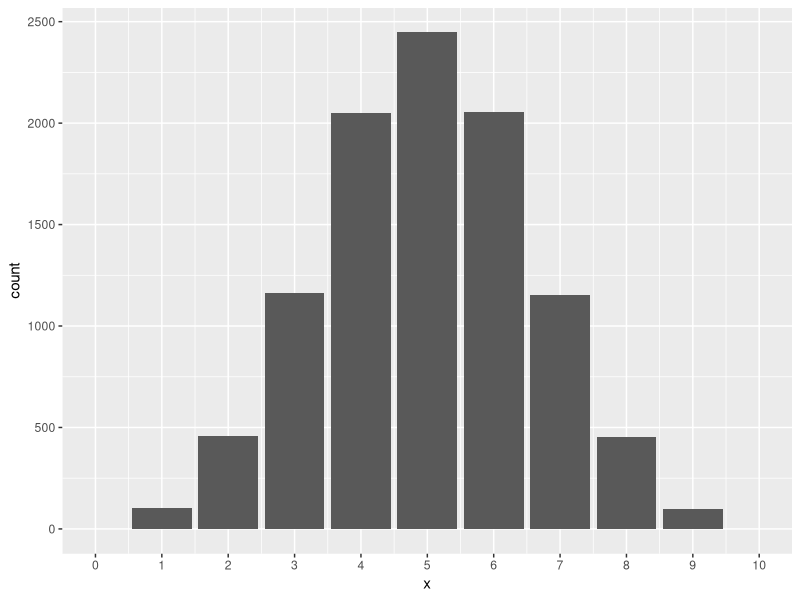
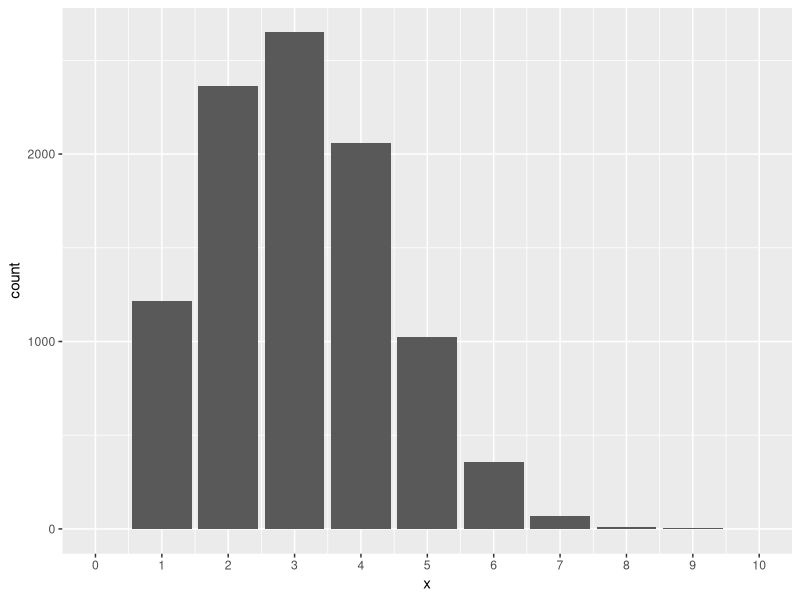
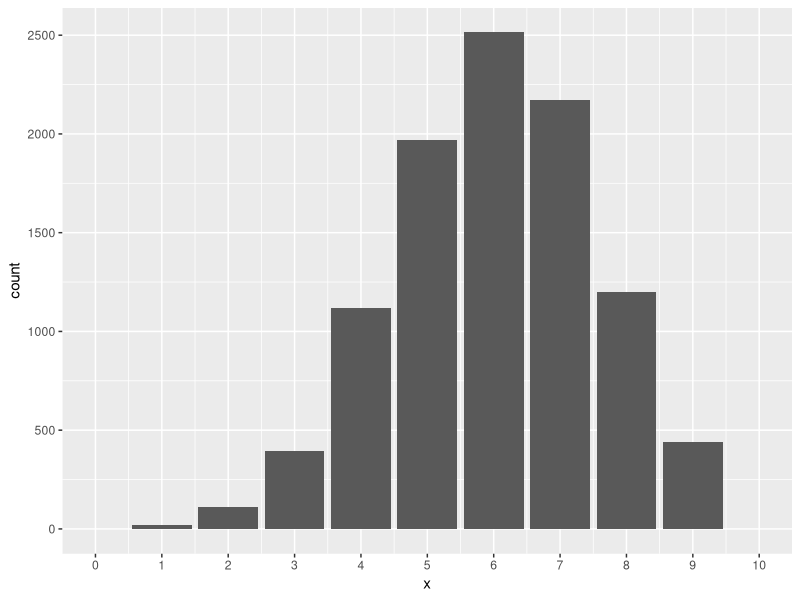
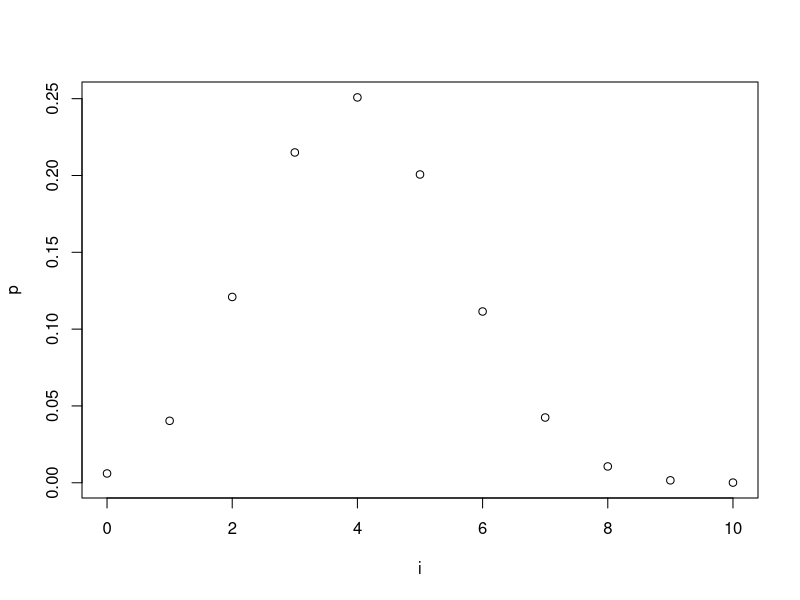

Source code (R) for these figures, in order:
## ---- chunk 1
#| label: fig-5_1
#| fig-cap: "二项分布的概率质量函数"
#| fig-subcap:
#|   - $(10, 0.5)$
#|   - $(10, 0.3)$
#|   - $(10, 0.6)$ 
#| layout-ncol: 2
#| warning: false

library(ggplot2)

n <- 10
p <- 0.5 

random_numbers <- rbinom(n = 10000, size = n, prob = p)
df <- data.frame(x = random_numbers)
ggplot(df, aes(x = x)) +  
    geom_bar() +
    scale_x_continuous(breaks = seq(0,10,1), limits = c(0, 10))

p <- 0.3
random_numbers <- rbinom(n = 10000, size = n, prob = p)
df <- data.frame(x = random_numbers)
ggplot(df, aes(x = x)) +  
    geom_bar() +
    scale_x_continuous(breaks = seq(0,10,1), limits = c(0, 10))

p <- 0.6
random_numbers <- rbinom(n = 10000, size = n, prob = p)
df <- data.frame(x = random_numbers)
ggplot(df, aes(x = x)) +  
    geom_bar() + 
    scale_x_continuous(breaks = seq(0,10,1), limits = c(0, 10))
## ---- chunk 2
dbinom(70, 100, 0.75)
## ---- chunk 3
1 - pbinom(79, 100, 0.75)
## ---- chunk 4
i <- seq(0, 10, 1)  #<1>
p <- dbinom(i, 10, 0.4) #<2>
plot(i, p) #<3>
